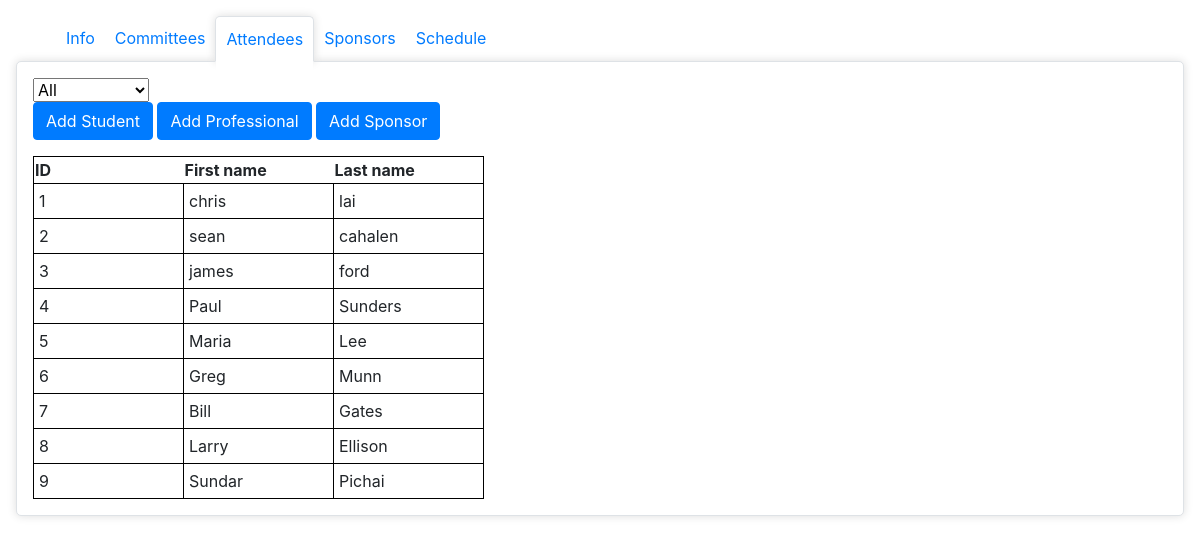
The page /attendee/attendee.php on the database its author committed.
### tables this page shows
CREATE TABLE `attendee` (
	`id` INT NOT NULL AUTO_INCREMENT,
	`fname` VARCHAR(30) NOT NULL,
	`lname` VARCHAR(30) NOT NULL,
	`price` INT,
	PRIMARY KEY (`id`)
);

### util/PrintTable.php (the view, shortened to what this page needs)
<?php
    function printTable($headers, $values){
        echo "<table style='border: solid 1px black;'>";
        foreach($headers as $header){
            echo "<th>$header</th>";
        }
        foreach ($values as $row) {
            echo "<tr>";
            foreach ($row as $stmt){
                echo '<td style="width:150px;border:1px solid black;">'.$stmt."</td>";
            }
            echo "</tr>";
        }
        echo "</table>";
    }
?>

### attendee/attendee.php (shortened to what this page needs)
<!DOCTYPE html>
<html>
    <head>
        <link rel="stylesheet" href="https://stackpath.bootstrapcdn.com/bootstrap/4.3.1/css/bootstrap.min.css">
        <link rel="stylesheet" href="/332demo/css/style.css" />
    </head>
    <body>
    <div id="tabs">
            <ul>
                <li><a href="/332demo/info/info.php">Info</a></li>
                <li><a href="/332demo/committee/committee.php">Committees</a></li>
                <li class="active"><a href="/332demo/attendee/attendee.php">Attendees</a></li>
                <li><a href="/332demo/sponsor/sponsor.php">Sponsors</a></li>
                <li><a href="/332demo/schedule/schedule.php">Schedule</a></li>
            </ul>
        </div>
<div class="content">
<?php
    $db_handle = new DBController();
    $sort = "all";
?>
<form method="post" action="/332demo/attendee/attendee.php">
    <select name="sort" onchange="this.form.submit()">
        <option <?php if($sort=='all'){?>selected="selected"<?php }?> value="all">All</option>
    </select>
</form>
<button id="student" type="button" class="btn btn-primary" onclick="addAttendee('student')">
    Add Student
</button>
<button id="professional" type="button" class="btn btn-primary" onclick="addAttendee('professional')">
    Add Professional
</button>
<button id="sponsor" type="button" class="btn btn-primary" onclick="addAttendee('sponsor')">
    Add Sponsor
</button>
<?php
    require_once('../util/PrintTable.php');
    if($sort == "all"){
        try {
            $sql = "SELECT id, fname, lname FROM attendee";
            $result = $db_handle->runQuery($sql);
            printTable(['ID', 'First name', 'Last name'], $result);
        }
        catch(PDOException $e) {
            echo "Error: " . $e->getMessage();
        }
    }
?>
</div>
</body>
</html>

### css/style.css (style rules this page uses)
html { height: 100%; width: 100%; }
body { padding: 16px; }
#tabs ul { display: flex; width: 100%; margin: 0; }
#tabs ul li { list-style-type: none; padding: 10px; }
#tabs ul li.active { background: white; border-top-left-radius: 5px; border-top-right-radius: 5px; border: 1px solid; border-color: #dee2e6 #dee2e6 #fff; margin-bottom: -1px; -webkit-box-shadow: 0 0 10px #ddd; box-shadow: 0 0 10px #ddd; position: relative; }
#tabs ul li.active:after { content: ""; position: absolute; top: 100%; height: 10px; left: 0; width: 100%; background: white; }
body >.content { background: white; padding: 16px; border: solid 1px #dee2e6; border-radius: 5px; -webkit-box-shadow: 0 0 10px #ddd; box-shadow: 0 0 10px #ddd; }
table { border: 1px solid black; margin-top: 16px; }
td { border: 1px solid black; padding: 5px; }

### rows shown on the page
attendee: id "1", fname "chris", lname "lai"
attendee: id "2", fname "sean", lname "cahalen"
attendee: id "3", fname "james", lname "ford"
attendee: id "4", fname "Paul", lname "Sunders"
attendee: id "5", fname "Maria", lname "Lee"
attendee: id "6", fname "Greg", lname "Munn"
attendee: id "7", fname "Bill", lname "Gates"
attendee: id "8", fname "Larry", lname "Ellison"
attendee: id "9", fname "Sundar", lname "Pichai"

### other values the page prints
$header "ID"
$header "First name"
$header "Last name"
